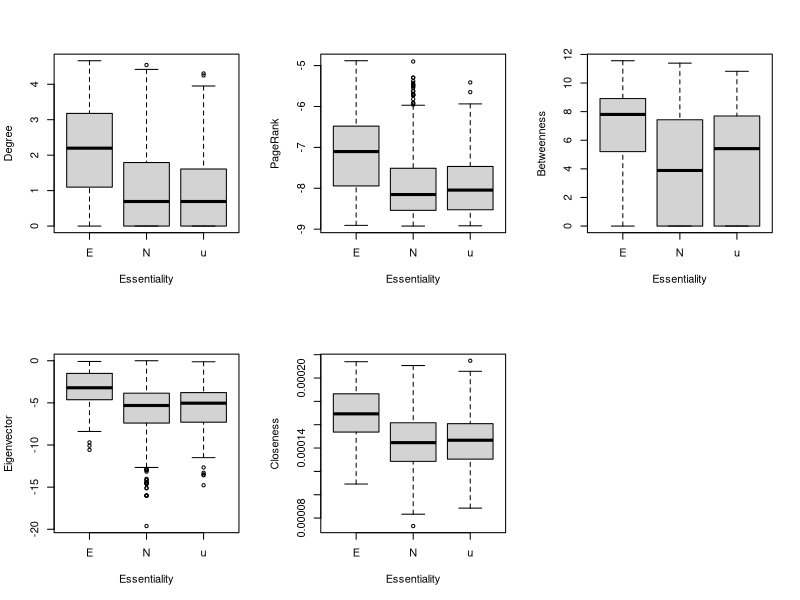
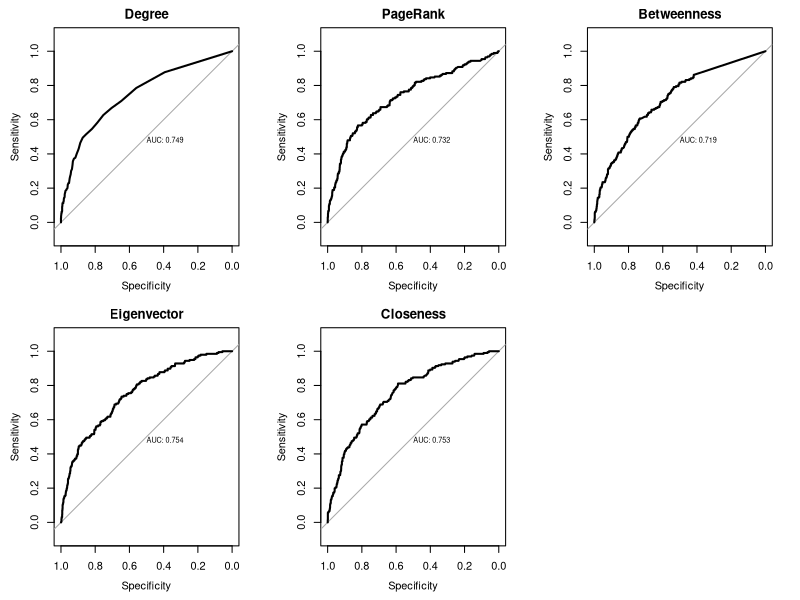

The R source for these figures, in order:
#######################################################################
# 中心性解析（Centrality analysis） 
# タンパク質相互作用ネットワークの中心性指標とタンパク質の必須性の関係を調査する。
# * 必須タンパク質と非必須タンパク質を中心性指標を比較する・差の統計分析を行う。
# * 中心性指標を使って，必須タンパク質を予測する。
#######################################################################

# igraph パッケージ のインストール（もしインストールされていないなら）
if(!require(igraph)) install.packages("igraph")
# igraphパッケージの読み込み
library(igraph)

## 大腸菌のタンパク質相互作用ネットワークの読み込み
# Hu P, Janga SC, Babu M, Díaz-Mejía JJ, Butland G, et al.
# Global functional atlas of Escherichia coli encompassing previously uncharacterized proteins.
# PLoS Biol. 2009 Apr 28;7(4):e96. doi: 10.1371/journal.pbio.1000096.

# エッジリストの読み込み
d <- read.table("ecoli_ppi_Hu_etal_2009.txt")
# グラフオブジェクトの作成
g <- simplify(graph.data.frame(d,directed=F),remove.multiple=T,remove.loops=T)

# 最大連結成分の取得
cls <- clusters(g,"weak")
g <- delete.vertices(g,subset(V(g),cls$membership!=which(cls$csize==max(cls$csize))[[1]]))

## 中心性指標の計算
# 次数中心性（degree centrality）
degree <- degree(g)
# 固有ベクトル中心性（eigenvector centraliry）
eigen <- evcent(g)$vector
# PageRank
page <- page.rank(g)$vector
# 近接中心性（closeness centrality）
closen <- closeness(g)
# 媒介中心性（betweenness centrality）
between <- betweenness(g)

## データフレームにまとめる
nprop <- data.frame(V(g)$name,degree,eigen,page,closen,between)
names(nprop)[[1]] <- "gene"

## タンパク質の必須性のデータを読み込む
# Baba T, Ara T, Hasegawa M, Takai Y, Okumura Y, Baba M, Datsenko KA, Tomita M, Wanner BL, Mori H
# Construction of Escherichia coli K-12 in-frame, single-gene knockout mutants: the Keio collection.
# Mol Syst Biol. 2006;2:2006.0008. Epub 2006 Feb 21. doi: 10.1038/msb4100050
ess <- read.table("ecoli_proteins_essentiality_Baba2006MSB.txt",header=T)
# 必須（E），非必須（N），不明（u）

## 中心性指標のデータと必須性のデータをマージする
d <- merge(ess,nprop,by="gene")

## Boxplot
layout(matrix(1:6, ncol=3))
# 次数中心性（degree centrality）
boxplot(log(d$degree)~d$essential,xlab="Essentiality",ylab="Degree")
# 固有ベクトル中心性（eigenvector centraliry）
boxplot(log(d$eigen)~d$essential,xlab="Essentiality",ylab="Eigenvector")
# PageRank
boxplot(log(d$page)~d$essential,xlab="Essentiality",ylab="PageRank")
# 近接中心性（closeness centrality）
boxplot(d$closen~d$essential,xlab="Essentiality",ylab="Closeness")
# 媒介中心性（betweenness centrality）
boxplot(log(d$between+1)~d$essential,xlab="Essentiality",ylab="Betweenness")

## 必須タンパク質と非必須タンパク質の中心性指標の差を統計検定する。
# 必須タンパク質の中心性指標
ess_nprop <- d[d$essential=="E",]
# 非必須タンパク質の中心性指標
noness_nprop <- d[d$essential=="N",]

# wilcoxon test
cat("## 次数中心性（degree centrality）\n")
cat("中央値　必須：",median(ess_nprop$degree),"非必須：",median(noness_nprop$degree),"\n")
wilcox.test(ess_nprop$degree,noness_nprop$degree)

cat("## 固有ベクトル中心性（eigenvector centraliry）\n")
cat("中央値　必須：",median(ess_nprop$eigen),"非必須：",median(noness_nprop$eigen),"\n")
wilcox.test(ess_nprop$eigen,noness_nprop$eigen)

cat("## PageRank\n")
cat("中央値　必須：",median(ess_nprop$page),"非必須：",median(noness_nprop$page),"\n")
wilcox.test(ess_nprop$page,noness_nprop$page)

cat("## 近接中心性（closeness centrality）\n")
cat("中央値　必須：",median(ess_nprop$closen),"非必須：",median(noness_nprop$closen),"\n")
wilcox.test(ess_nprop$closen,noness_nprop$closen)

cat("## 媒介中心性（betweenness centrality）\n")
cat("中央値　必須：",median(ess_nprop$between),"非必須：",median(noness_nprop$between),"\n")
wilcox.test(ess_nprop$between,noness_nprop$between)

## 単一の中心性指標を使って必須性を予測する。
# unknownの遺伝子を除外する。
d2 <- d[d$essential!="n",]
# 必須なら1，非必須なら0とする。
d2$essential <- ifelse(d2$essential == "E",1,0)

# ROCカーブを書くためのパッケージを読み込む
if(!require(pROC)) install.packages("pROC")
library(pROC)

# ROCカーブをプロットする。
layout(matrix(1:6, ncol=3))
# 次数中心性（degree centrality）
plot.roc(d2$essential,d2$degree,print.auc=T,main="Degree")
# 固有ベクトル中心性（eigenvector centraliry）
plot.roc(d2$essential,d2$eigen,print.auc=T,main="Eigenvector")
# PageRank
plot.roc(d2$essential,d2$page,print.auc=T,main="PageRank")
# 近接中心性（closeness centrality）
plot.roc(d2$essential,d2$closen,print.auc=T,main="Closeness")
# 媒介中心性（betweenness centrality）
plot.roc(d2$essential,d2$between,print.auc=T,main="Betweenness")
